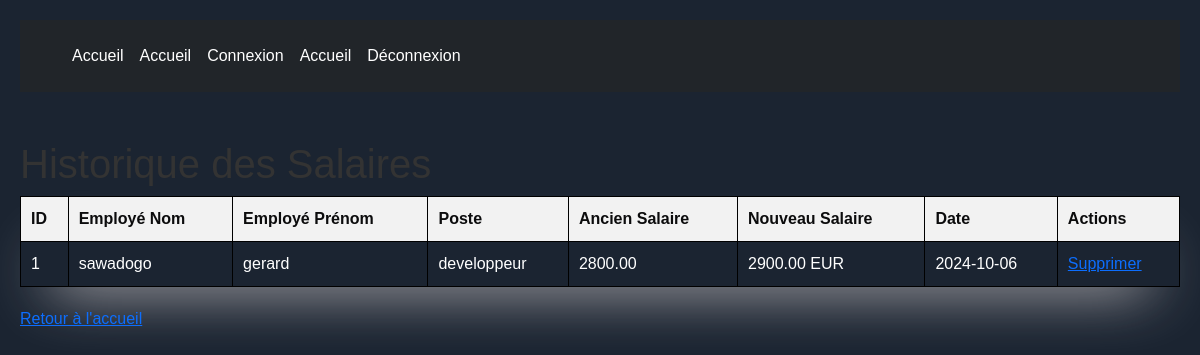
Screenshot of /views/bulletin/historique_salaire.php (signed in) with the database file from the repository.
### tables this page shows
CREATE TABLE `historique_salaires` (
  `id` int NOT NULL,
  `employe_id` int DEFAULT NULL,
  `salaire` decimal(10,2) NOT NULL,
  `date_changement` date NOT NULL
);

CREATE TABLE `employes` (
  `id` int NOT NULL,
  `nom` varchar(100) NOT NULL,
  `prenom` varchar(100) NOT NULL,
  `date_naissance` date DEFAULT NULL,
  `poste` varchar(100) DEFAULT NULL,
  `salaire_brut` decimal(10,2) NOT NULL,
  `departement_id` int DEFAULT NULL,
  `date_embauche` date DEFAULT NULL,
  `email` varchar(150) DEFAULT NULL,
  `telephone` varchar(15) DEFAULT NULL,
  `adresse` text,
  `statut` enum('actif','inactif') DEFAULT 'actif',
  `date_creation` timestamp NULL DEFAULT CURRENT_TIMESTAMP,
  `contrat` varchar(100) DEFAULT NULL
);

### views/bulletin/historique_salaire.php (the view, shortened to what this page needs)
<?php
require_once '../../public/composants/body_header.php';
require_once ("../../public/composants/footer.php");
function getHistoriqueSalaires(): bool|array
{
    global $pdo;
    $stmt = $pdo->query("SELECT *, em.nom,em.prenom,em.poste FROM historique_salaires INNER JOIN employes em ON em.id = historique_salaires.employe_id");
    return $stmt->fetchAll(PDO::FETCH_ASSOC);
}
$historique_salaires = getHistoriqueSalaires();
?>
<!DOCTYPE html>
<html lang="fr">
<head>
    <link rel="stylesheet" href="css/style.css">
</head>
<body>
<h1>Historique des Salaires</h1>
<table>
    <thead>
    <tr>
        <th>ID</th>
        <th>Employé Nom</th>
        <th>Employé Prénom</th>
        <th>Poste</th>
        <th>Ancien Salaire</th>
        <th>Nouveau Salaire</th>
        <th>Date</th>
        <th>Actions</th>
    </tr>
    </thead>
    <tbody>
    <?php
    foreach ($historique_salaires as $historique):
        ?>
        <tr>
            <td><?= htmlspecialchars($historique['id']); ?></td>
            <td><?= htmlspecialchars($historique['nom']); ?></td>
            <td><?= htmlspecialchars($historique['prenom']); ?></td>
            <td><?= htmlspecialchars($historique['poste']); ?></td>
            <td><?= htmlspecialchars($historique['salaire_brut']); ?></td>
            <td><?= htmlspecialchars($historique['salaire']); ?> EUR</td>
            <td><?= htmlspecialchars($historique['date_changement']); ?></td>
            <td>
                <a href="supprimer_historique.php?id=<?= $historique['id']; ?>">Supprimer</a>
            </td>
        </tr>
    <?php endforeach; ?>
    </tbody>
</table>
<a href="../index.php">Retour à l'accueil</a>
</body>
</html>

### public/css/style.css (style rules this page uses)
body { font-family: Arial, sans-serif; margin: 0; padding: 20px; background-color: #1b2431!important; }
h1 { color: #333; }
table { width: 100%; border-collapse: collapse; margin-bottom: 20px; box-shadow: rgba(250, 250, 251, 0) 0px 50px 100px -20px, rgb(230, 223, 223) 0px 30px 60px -30px; }
table, td { border: 1px solid #ddd; color: white; }
th { color: #0c0c0d; }
th, td { padding: 12px; text-align: left; }
th { background-color: #f2f2f2; }

### views/bulletin/historique_salaire.php (style rules this page uses)
table { width: 100%; border-collapse: collapse; }
table, th, td { border: 1px solid black; }
th, td { padding: 10px; text-align: left; }

### rows the page displays
historique_salaires: employe "1", employe.nom "sawadogo", employe.prenom "gerard", employe.poste "developpeur", employe.salaire_brut "2800.00", salaire "2900.00", date_changement "2024-10-06"
